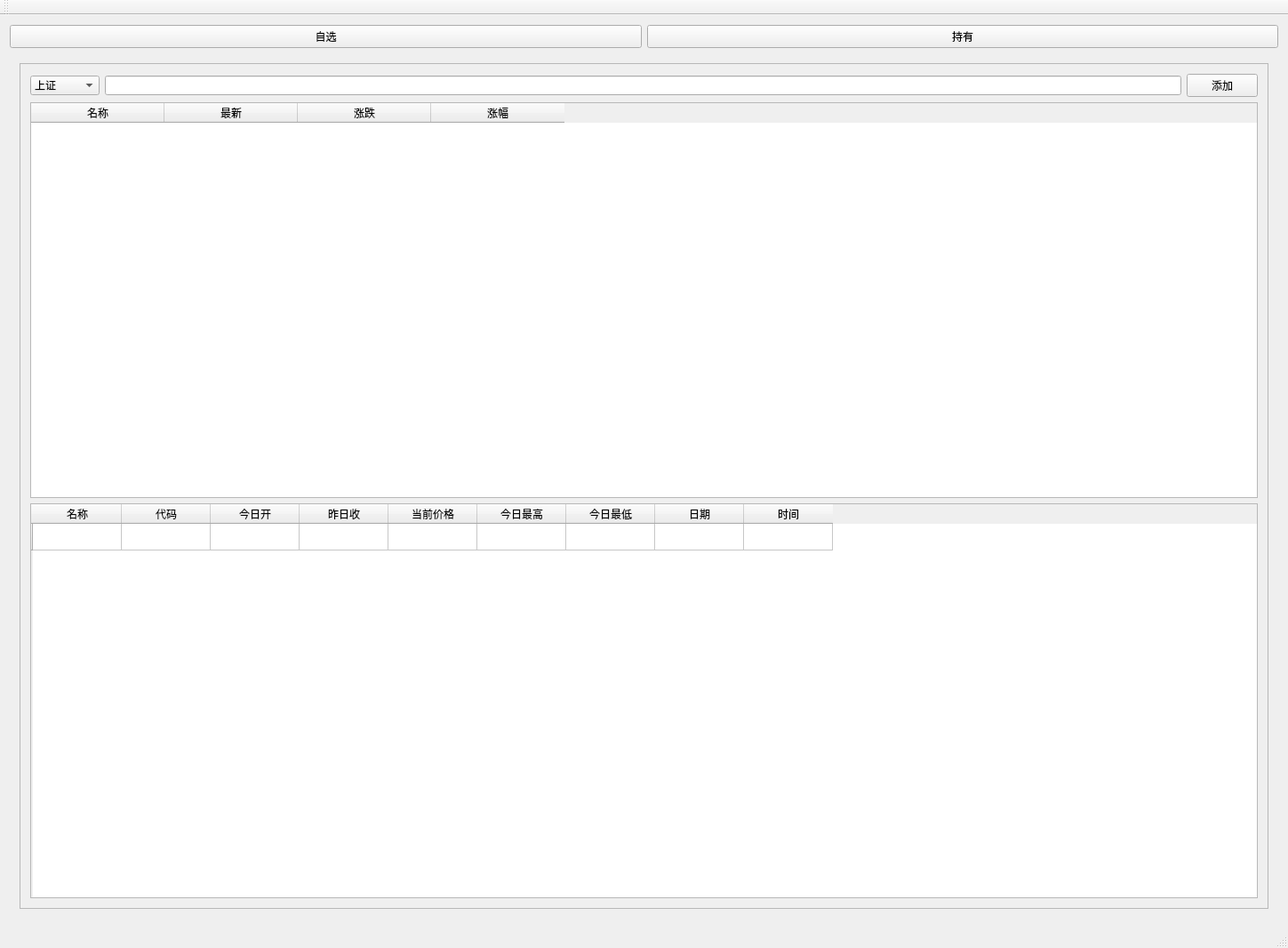
<?xml version="1.0" encoding="UTF-8"?>
<ui version="4.0">
 <class>MainWindow</class>
 <widget class="QMainWindow" name="MainWindow">
  <property name="geometry">
   <rect>
    <x>0</x>
    <y>0</y>
    <width>1449</width>
    <height>1066</height>
   </rect>
  </property>
  <property name="windowTitle">
   <string>MainWindow</string>
  </property>
  <widget class="QWidget" name="centralWidget">
   <layout class="QVBoxLayout" name="verticalLayout_2">
    <item>
     <layout class="QHBoxLayout" name="viewLayout">
      <item>
       <layout class="QVBoxLayout" name="shlayout"/>
      </item>
      <item>
       <layout class="QVBoxLayout" name="szlayout"/>
      </item>
      <item>
       <layout class="QVBoxLayout" name="cylayout"/>
      </item>
     </layout>
    </item>
    <item>
     <layout class="QHBoxLayout" name="horizontalLayout_2">
      <item>
       <widget class="QPushButton" name="normalBtn">
        <property name="text">
         <string>自选</string>
        </property>
       </widget>
      </item>
      <item>
       <widget class="QPushButton" name="myBtn">
        <property name="text">
         <string>持有</string>
        </property>
       </widget>
      </item>
     </layout>
    </item>
    <item>
     <widget class="QStackedWidget" name="stackedWidget">
      <property name="currentIndex">
       <number>0</number>
      </property>
      <widget class="QWidget" name="page">
       <layout class="QGridLayout" name="gridLayout">
        <item row="0" column="0">
         <widget class="QFrame" name="normalFrame">
          <property name="frameShape">
           <enum>QFrame::StyledPanel</enum>
          </property>
          <property name="frameShadow">
           <enum>QFrame::Raised</enum>
          </property>
          <layout class="QVBoxLayout" name="verticalLayout">
           <item>
            <layout class="QHBoxLayout" name="horizontalLayout">
             <item>
              <widget class="QComboBox" name="comboBox">
               <item>
                <property name="text">
                 <string>上证</string>
                </property>
               </item>
               <item>
                <property name="text">
                 <string>深圳成指</string>
                </property>
               </item>
              </widget>
             </item>
             <item>
              <widget class="QLineEdit" name="searchEdit"/>
             </item>
             <item>
              <widget class="QPushButton" name="pushButton">
               <property name="text">
                <string>添加</string>
               </property>
              </widget>
             </item>
            </layout>
           </item>
           <item>
            <widget class="QTableWidget" name="miniTable">
             <property name="editTriggers">
              <set>QAbstractItemView::NoEditTriggers</set>
             </property>
             <attribute name="horizontalHeaderDefaultSectionSize">
              <number>150</number>
             </attribute>
             <attribute name="horizontalHeaderMinimumSectionSize">
              <number>50</number>
             </attribute>
             <column>
              <property name="text">
               <string>名称</string>
              </property>
             </column>
             <column>
              <property name="text">
               <string>最新</string>
              </property>
             </column>
             <column>
              <property name="text">
               <string>涨跌</string>
              </property>
             </column>
             <column>
              <property name="text">
               <string>涨幅</string>
              </property>
             </column>
            </widget>
           </item>
           <item>
            <widget class="QTableWidget" name="tableWidget">
             <row>
              <property name="text">
               <string/>
              </property>
             </row>
             <column>
              <property name="text">
               <string>名称</string>
              </property>
             </column>
             <column>
              <property name="text">
               <string>代码</string>
              </property>
             </column>
             <column>
              <property name="text">
               <string>今日开</string>
              </property>
             </column>
             <column>
              <property name="text">
               <string>昨日收</string>
              </property>
             </column>
             <column>
              <property name="text">
               <string>当前价格</string>
              </property>
             </column>
             <column>
              <property name="text">
               <string>今日最高</string>
              </property>
             </column>
             <column>
              <property name="text">
               <string>今日最低</string>
              </property>
             </column>
             <column>
              <property name="text">
               <string>日期</string>
              </property>
             </column>
             <column>
              <property name="text">
               <string>时间</string>
              </property>
             </column>
            </widget>
           </item>
          </layout>
         </widget>
        </item>
       </layout>
      </widget>
      <widget class="QWidget" name="page_2">
       <layout class="QGridLayout" name="gridLayout_2">
        <item row="0" column="0">
         <widget class="QPushButton" name="addMyBtn">
          <property name="text">
           <string>添加我的持股</string>
          </property>
         </widget>
        </item>
        <item row="1" column="0">
         <widget class="QTableWidget" name="myTable">
          <property name="editTriggers">
           <set>QAbstractItemView::NoEditTriggers</set>
          </property>
          <column>
           <property name="text">
            <string>名称</string>
           </property>
          </column>
          <column>
           <property name="text">
            <string>持有股数</string>
           </property>
          </column>
          <column>
           <property name="text">
            <string>成本总价</string>
           </property>
          </column>
          <column>
           <property name="text">
            <string>当前总价</string>
           </property>
          </column>
          <column>
           <property name="text">
            <string>当前单价</string>
           </property>
          </column>
          <column>
           <property name="text">
            <string>历史营收</string>
           </property>
          </column>
          <column>
           <property name="text">
            <string>历史收益率</string>
           </property>
          </column>
          <column>
           <property name="text">
            <string>今日营收</string>
           </property>
          </column>
          <column>
           <property name="text">
            <string>今日收益率</string>
           </property>
          </column>
         </widget>
        </item>
       </layout>
      </widget>
     </widget>
    </item>
   </layout>
  </widget>
  <widget class="QMenuBar" name="menuBar">
   <property name="geometry">
    <rect>
     <x>0</x>
     <y>0</y>
     <width>1449</width>
     <height>36</height>
    </rect>
   </property>
  </widget>
  <widget class="QToolBar" name="mainToolBar">
   <attribute name="toolBarArea">
    <enum>TopToolBarArea</enum>
   </attribute>
   <attribute name="toolBarBreak">
    <bool>false</bool>
   </attribute>
  </widget>
  <widget class="QStatusBar" name="statusBar"/>
 </widget>
 <layoutdefault spacing="6" margin="11"/>
 <resources/>
 <connections/>
</ui>
